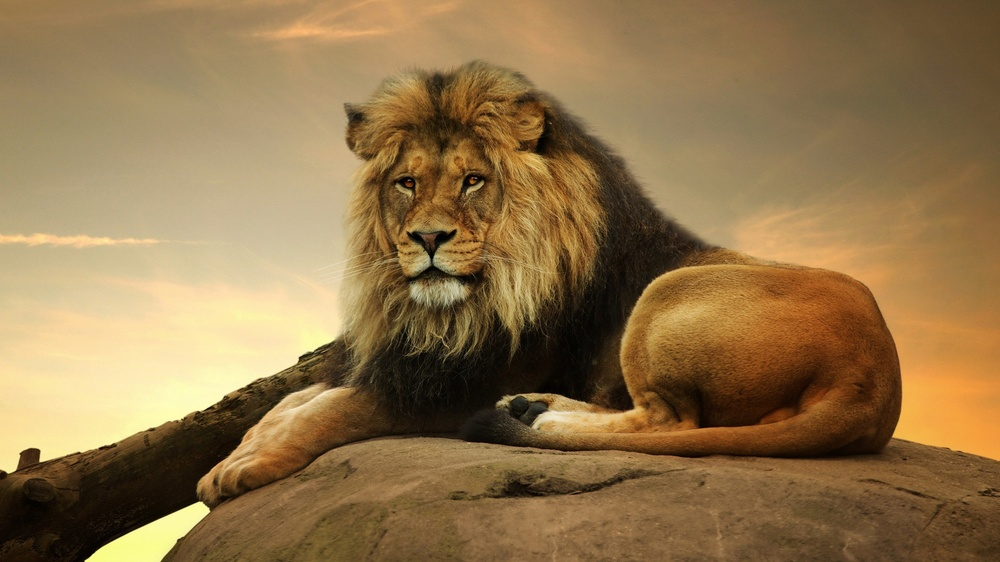
#> input picture Task 3/lion.jpg, 1000 x 562 px, shrunk from 3840 x 2160 before the run, found by its file name
$ jupyter execute --allow-errors Gokulnath_TASK_3_Image_to_Pencil_Sketch.ipynb
#> lines starting #> are read from the running program, lines starting #| are printed output that depends on the picture
# Lets Grow More (LGMVIP) - "DATA SCIENCE INTERN"
# LGMVIP OCTOBER-2023

## GOKULNATH M

### BEGINNER LEVEL TASK

### TASK-3- Image to Pencil Sketch with Python:

We need to read the image in RBG format and then convert it to a grayscale image. This will turn an image into a classic black and white photo. Then the next thing to do is invert the grayscale image also called negative image, this will be our inverted grayscale image. Inversion can be used to enhance details. Then we can finally create the pencil sketch by mixing the grayscale image with the inverted blurry image. This can be done by dividing the grayscale image by the inverted blurry image. Since images are just arrays, we can easily do this programmatically using the divide function from the cv2 library in Python.

# Importing openCV2 Library

[cell 1]
from google.colab import drive
drive.mount('/content/drive')

[cell 2]
import cv2
from google.colab.patches import cv2_imshow

# Read the image

[cell 3]
image1 = cv2.imread("/content/drive/MyDrive/LGM/Task 3/lion.jpg")
#> image1 is the input picture: shape (562, 1000, 3); mean B, G, R 75.1, 116.5, 144.6
cv2_imshow(image1)

[cell 4]
image2 = cv2.imread("/content/drive/MyDrive/LGM/Task 3/TwinTower.jpg")
cv2_imshow(image2)

# Creating a new image by converting the original image to greyscale

[cell 5]
gray_image1 = cv2.cvtColor(image1, cv2.COLOR_BGR2GRAY)
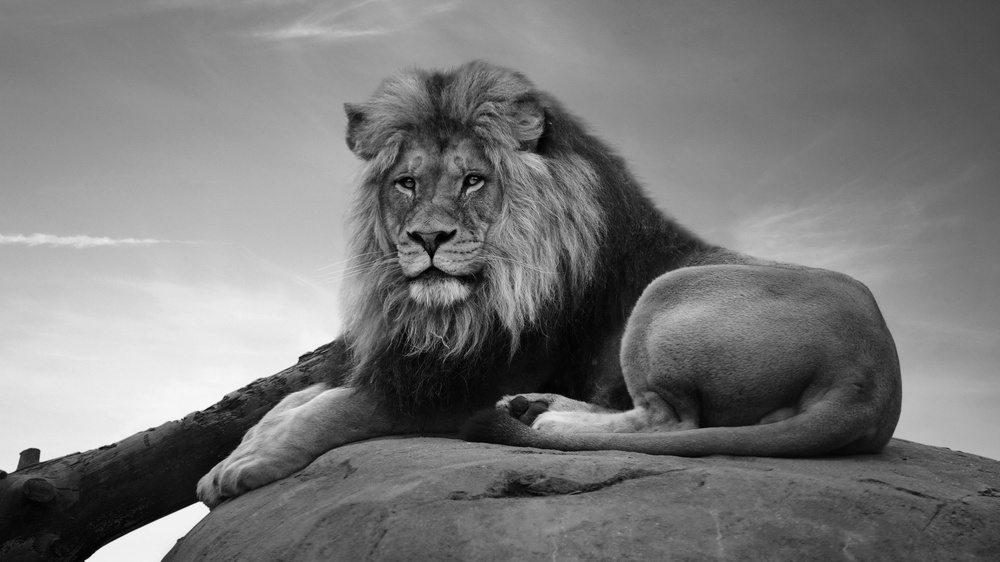
#> gray_image1: shape (562, 1000); min 0, max 249, mean 120.2
cv2_imshow(gray_image1)

#> (a cell that did not finish here is left out)

# Inverting the new grayscale image

[cell 7]
inverted_image1 = 255 - gray_image1
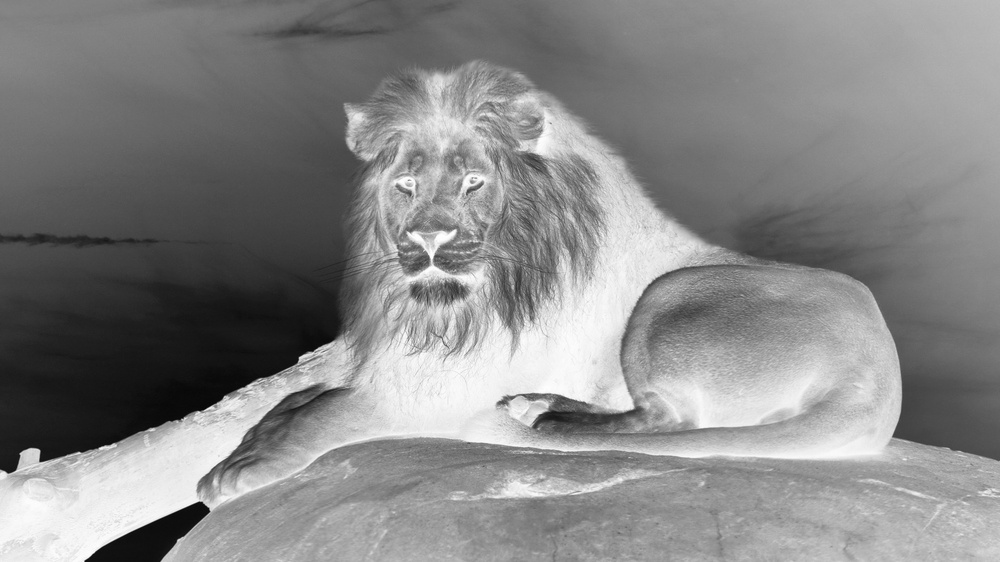
#> inverted_image1: shape (562, 1000); min 6, max 255, mean 134.8
cv2_imshow(inverted_image1)

#> (a cell that did not finish here is left out)

#  Bluring the image by using the Gaussian Function in OpenCV

[cell 9]
blurred1 = cv2.GaussianBlur(inverted_image1, (21, 21), 0)
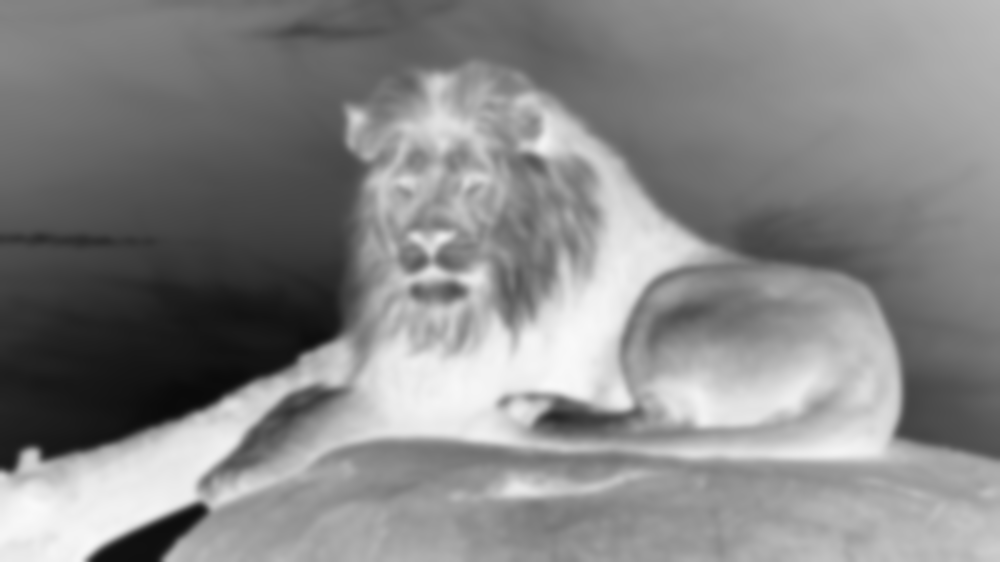
#> blurred1: shape (562, 1000); min 10, max 249, mean 134.8

#> (a cell that did not finish here is left out)

# Inverting the blurred image and then we can easily convert the image into a pencil sketch

[cell 11]
inverted_blurred1 = 255 - blurred1
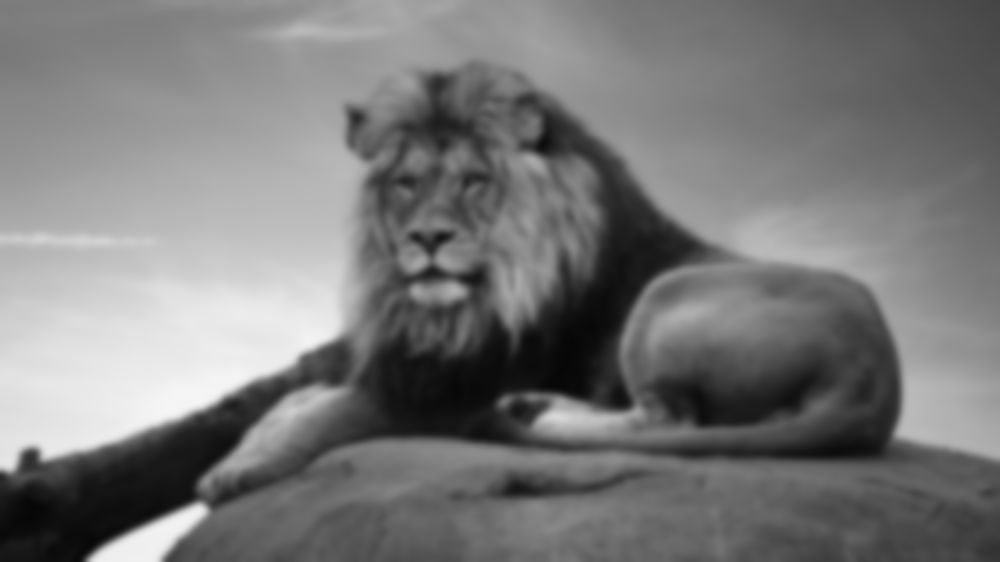
#> inverted_blurred1: shape (562, 1000); min 6, max 245, mean 120.2
pencil_sketch1 = cv2.divide(gray_image1, inverted_blurred1, scale=256.0)
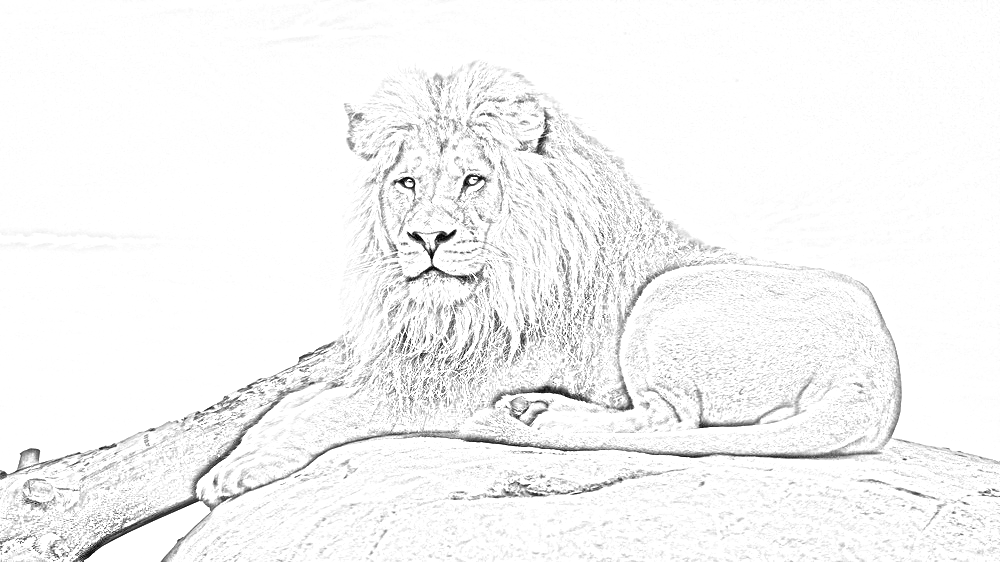
#> pencil_sketch1: shape (562, 1000); min 0, max 255, mean 245.2
cv2_imshow(pencil_sketch1)
